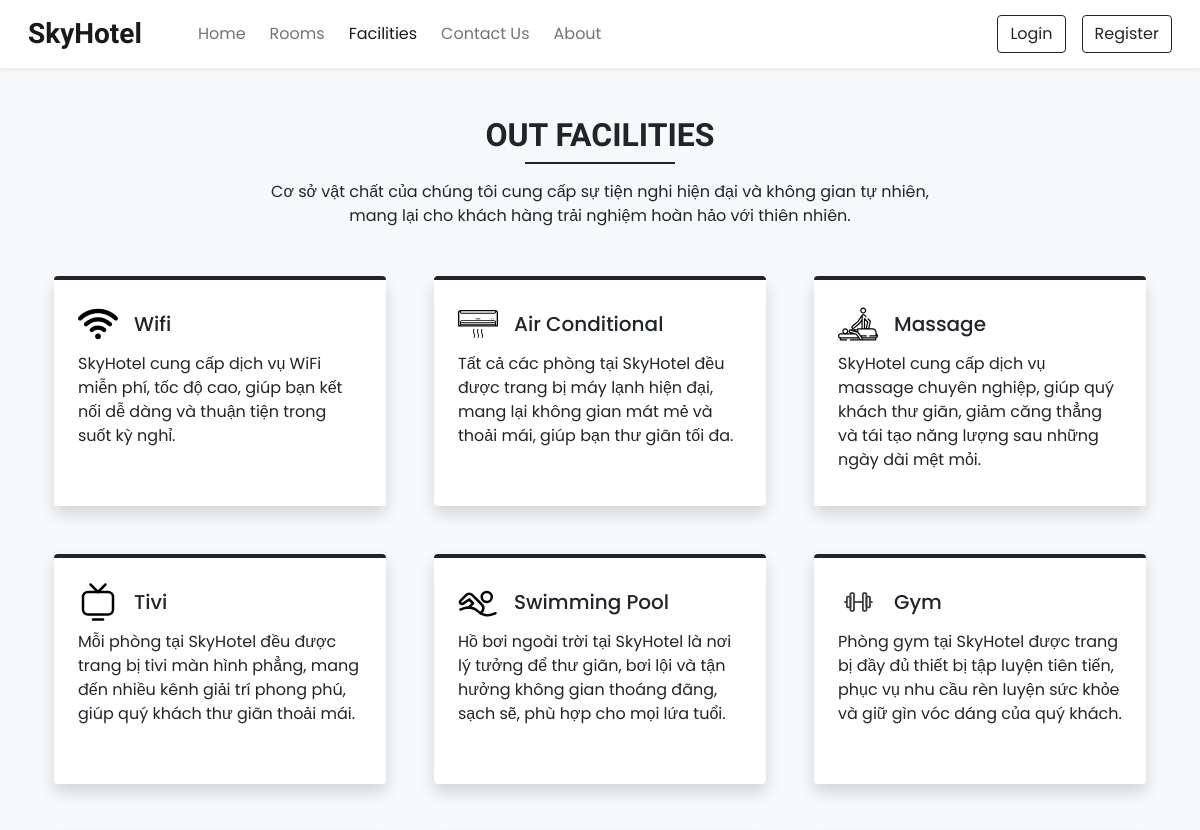
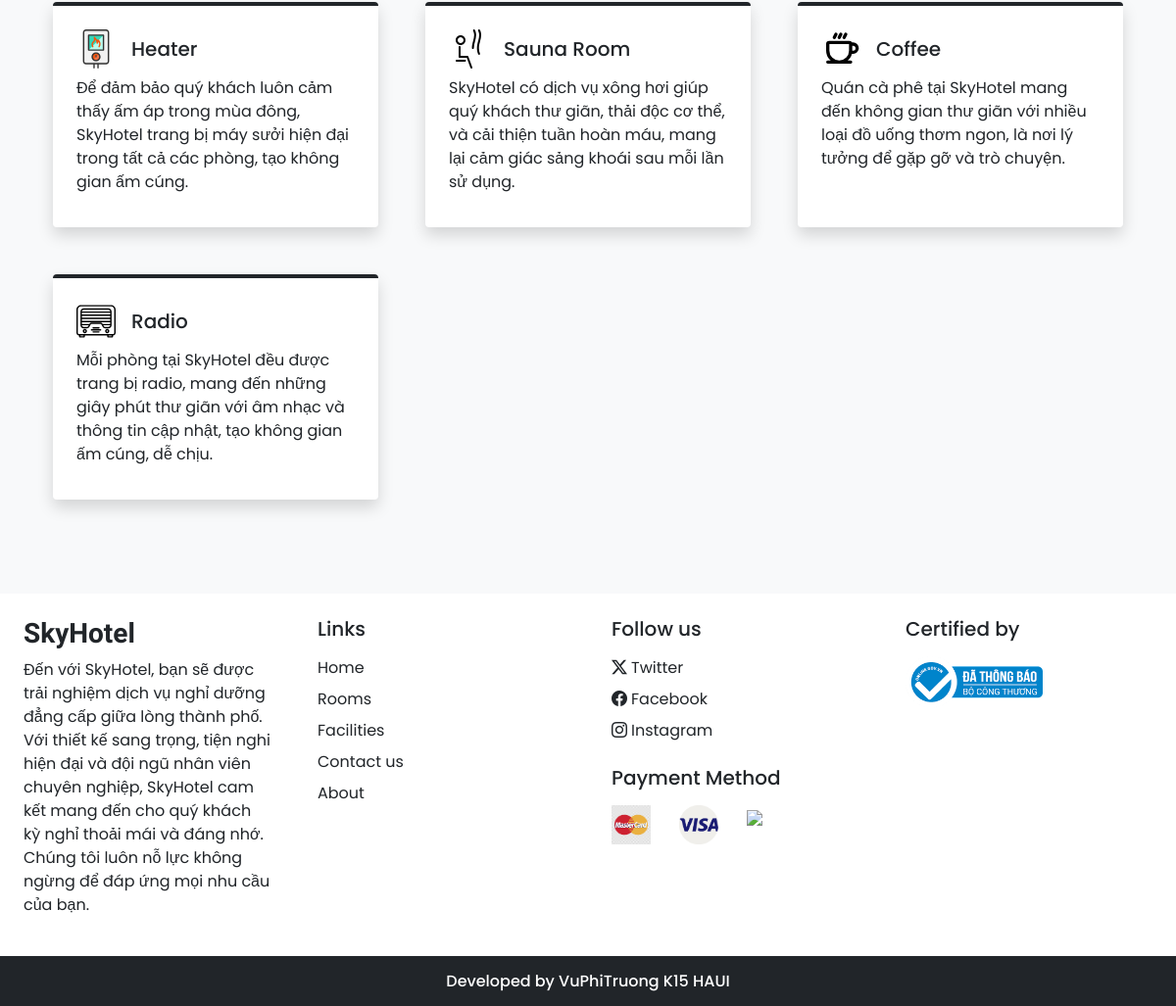
Screenshot of /facilities.php with the database file from the repository (2 pictures, top to bottom).
### tables this page shows
CREATE TABLE `settings` (
  `sr_no` int(11) NOT NULL,
  `site_title` varchar(500) NOT NULL,
  `site_about` varchar(500) NOT NULL,
  `shutdown` int(11) NOT NULL DEFAULT 0
);

CREATE TABLE `facilities` (
  `id` int(11) NOT NULL,
  `name` varchar(100) NOT NULL,
  `icon` varchar(100) NOT NULL,
  `description` varchar(500) NOT NULL
);

### admin/inc/db_config.php (called while the page is built, shortened)
<?php
  function selectAll($table)
  {
    $con = $GLOBALS['con'];
    $res = mysqli_query($con,"SELECT * FROM $table");
    return $res;
  }
  function select($sql, $values, $datatypes)
  {
    $con = $GLOBALS['con'];
    if($stmt = mysqli_prepare($con, $sql))
    {
      mysqli_stmt_bind_param($stmt, $datatypes,...$values);
      if(mysqli_stmt_execute($stmt))
      {
        $res = mysqli_stmt_get_result($stmt);
        return $res;
      }
      else
      {
        mysqli_stmt_close($stmt);
        die("Query cannot be executed - Select");
      }
    }
    else
    {
      die("Query cannot be executed - Select");
    }
  }
?>

### facilities.php (the view, shortened to what this page needs)
<!DOCTYPE html>
<html lang="en">
<head>
  <?php require('inc/links.php'); ?>
</head>
<body class="bg-light">
  <?php require('inc/header.php'); ?>
  <div class="my-5 px-4">
    <h2 class="fw-bold h-font text-center">OUT FACILITIES</h2>
    <div class="h-line bg-dark"></div>
    <p class="text-center mt-3">
    Cơ sở vật chất của chúng tôi cung cấp sự tiện nghi hiện đại và không gian tự nhiên,
    <br> mang lại cho khách hàng trải nghiệm hoàn hảo với thiên nhiên.
    </p>
  </div>
  <div class="container">
    <div class="row">
      <?php
        $res = selectAll('facilities');
        $path = FACILITIES_IMG_PATH;
        while($row = mysqli_fetch_assoc($res)){
          echo<<<data
            <div class="col-lg-4 col-md-6 mb-5 px-4">
              <div class="bg-white rounded shadow p-4 border-top border-4 border-dark pop" style="height: 230px;">
                <div class="d-flex align-items-center mb-2">
                  <img src="$path$row[icon]" width="40px">
                  <h5 class="m-0 ms-3">$row[name]</h5>
                </div>
                <p>$row[description]</p>
              </div>
            </div>
          data;
        }
      ?>
    </div>
  </div>
  <?php require('inc/footer.php'); ?>
</body>
</html>

### inc/header.php (shortened to what this page needs)
<div id="nav-bar" class="navbar navbar-expand-lg navbar-light bg-white px-lg-3 py-lg-2 shadow-sm sticky-top">
  <div class="container-fluid">
    <a class="navbar-brand me-5 fw-bold fs-3 h-font" href="index.php"><?php echo $settings_r['site_title'] ?></a>
    <div class="collapse navbar-collapse" id="navbarSupportedContent">
      <ul class="navbar-nav me-auto mb-2 mb-lg-0">
        <li class="nav-item">
          <a class="nav-link me-2" aria-current="page" href="index.php">Home</a>
        </li>
        <li class="nav-item">
          <a class="nav-link me-2" href="rooms.php">Rooms</a>
        </li>
        <li class="nav-item">
          <a class="nav-link me-2" href="facilities.php">Facilities</a>
        </li>
        <li class="nav-item">
          <a class="nav-link me-2" href="contact.php">Contact Us</a>
        </li>
        <li class="nav-item">
          <a class="nav-link me-2" href="about.php">About</a>
        </li>
      </ul>
      <div class="d-flex">
        <?php
        if (isset($_SESSION['login']) && $_SESSION['login'] == true) {
          $path = USERS_IMG_PATH;
          echo <<<data
              <div class="btn-group">
                <button type="button" class="btn dropdown-toggle" data-bs-toggle="dropdown" data-bs-display="static" aria-expanded="false">
                  <img src="$path$_SESSION[uPic]" style="width:50px; height:50px;" class="me-1 rounded-circle">
                </button>
                <ul class="dropdown-menu dropdown-menu-lg-end">
                  <li><a class="dropdown-item" href="profile.php">Profile</a></li>
                  <li><a class="dropdown-item" href="bookings.php">Bookings</a></li>
                  <li><a class="dropdown-item" href="logout.php">Logout</a></li>
                </ul>
              </div>
            data;
        } else {
          echo <<<data
            <button type="button" class="btn btn-outline-dark shadow-none me-lg-3 me-2" data-bs-toggle="modal" data-bs-target="#loginModal">
              Login
            </button>
            <button type="button" class="btn btn-outline-dark shadow-none" data-bs-toggle="modal" data-bs-target="#registerModal">
              Register
            </button>
          data;
        }
        ?>
      </div>
    </div>
  </div>
</div>

### inc/footer.php (shortened to what this page needs)
<div class="container-fluid bg-white mt-5">
  <div class="row">
    <div class="col-lg-3 p-4">
      <h3 class="h-font fw-bold fs-3"><?php echo $settings_r['site_title'] ?></h3>
      <p>
        <?php echo $settings_r['site_about'] ?>
      </p>
    </div>
    <div class="col-lg-3 p-4">
      <h5 class="mb-3">Links</h5>
      <a href="index.php" class="d-inline-block mb-2 text-dark text-decoration-none">Home</a><br>
      <a href="rooms.php" class="d-inline-block mb-2 text-dark text-decoration-none">Rooms</a><br>
      <a href="facilities.php" class="d-inline-block mb-2 text-dark text-decoration-none">Facilities</a><br>
      <a href="contact.php" class="d-inline-block mb-2 text-dark text-decoration-none">Contact us</a><br>
      <a href="about.php" class="d-inline-block mb-2 text-dark text-decoration-none">About</a>
    </div>
    <div class="col-lg-3 p-4">
      <h5 class="mb-3">Follow us</h5>
      <a href="<?php echo $contact_r['tw'] ?>" class="d-inline-block mb-2 text-dark text-decoration-none">
        <i class="bi bi-twitter-x me-1"></i>Twitter</a><br>
      <a href="<?php echo $contact_r['fb'] ?>" class="d-inline-block mb-2 text-dark text-decoration-none">
        <i class="bi bi-facebook me-1"></i>Facebook</a><br>
      <a href="<?php echo $contact_r['insta'] ?>" class="d-inline-block mb-4 text-dark text-decoration-none">
        <i class="bi bi-instagram me-1"></i>Instagram</a><br>
      <div class="row">
        <h5 class="mb-3">Payment Method</h5>
        <div class="col-md-3 mb-3">
          <img src="Images/Pay/mastercard.png" class="img-fluid" width="40px">
        </div>
        <div class="col-md-3 mb-3">
          <img src="Images/Pay/visa.png" class="img-fluid" width="40px">
        </div>
        <div class="col-md-3 mb-3">
          <img src="Images/Pay/tienmat.png" class="img-fluid" width="auto">
        </div>
      </div>
    </div>
    <div class="col-lg-3 p-4">
      <h5 class="mb-3">Certified by</h5>
      <img src="Images/certificate/certificate-1.png" width="140px"><br>
    </div>
  </div>
</div>
<h6 class="text-center bg-dark text-white p-3 m-0">Developed by VuPhiTruong K15 HAUI</h6>

### CSS/common.css (style rules this page uses)
:root { --teal: #2ec1ac; --teal_hover: #279e8c; }
.h-font { font-family: "Merienda", cursive; }
* { font-family: "Poppins", sans-serif; }
.h-line { width: 150px; margin: 0 auto; height: 1.7px; }

### rows the page displays
settings: site_title "SkyHotel", site_about "Đến với SkyHotel, bạn sẽ được trải nghiệm dịch vụ nghỉ dưỡng đẳng cấp giữa lòng thành phố. Với thiết kế sang trọng, tiện nghi hiện đại và đội ngũ nhân viên chuyên nghiệp, SkyHotel cam kết mang đến cho quý khách kỳ nghỉ thoải mái và đáng nhớ. Chúng tôi luôn nỗ lực không ngừng để đáp ứng mọi nhu cầu của bạn."
facilities: icon (picture), name "Wifi", description "SkyHotel cung cấp dịch vụ WiFi miễn phí, tốc độ cao, giúp bạn kết nối dễ dàng và thuận tiện trong suốt kỳ nghỉ."
facilities: icon (picture), name "Air Conditional", description "Tất cả các phòng tại SkyHotel đều được trang bị máy lạnh hiện đại, mang lại không gian mát mẻ và thoải mái, giúp bạn thư giãn tối đa."
facilities: icon (picture), name "Massage", description "SkyHotel cung cấp dịch vụ massage chuyên nghiệp, giúp quý khách thư giãn, giảm căng thẳng và tái tạo năng lượng sau những ngày dài mệt mỏi."
facilities: icon (picture), name "Tivi", description "Mỗi phòng tại SkyHotel đều được trang bị tivi màn hình phẳng, mang đến nhiều kênh giải trí phong phú, giúp quý khách thư giãn thoải mái."
facilities: icon (picture), name "Swimming Pool", description "Hồ bơi ngoài trời tại SkyHotel là nơi lý tưởng để thư giãn, bơi lội và tận hưởng không gian thoáng đãng, sạch sẽ, phù hợp cho mọi lứa tuổi."
facilities: icon (picture), name "Gym", description "Phòng gym tại SkyHotel được trang bị đầy đủ thiết bị tập luyện tiên tiến, phục vụ nhu cầu rèn luyện sức khỏe và giữ gìn vóc dáng của quý khách."
facilities: icon (picture), name "Heater", description "Để đảm bảo quý khách luôn cảm thấy ấm áp trong mùa đông, SkyHotel trang bị máy sưởi hiện đại trong tất cả các phòng, tạo không gian ấm cúng."
facilities: icon (picture), name "Sauna Room", description "SkyHotel có dịch vụ xông hơi giúp quý khách thư giãn, thải độc cơ thể, và cải thiện tuần hoàn máu, mang lại cảm giác sảng khoái sau mỗi lần sử dụng."
facilities: icon (picture), name "Coffee", description "Quán cà phê tại SkyHotel mang đến không gian thư giãn với nhiều loại đồ uống thơm ngon, là nơi lý tưởng để gặp gỡ và trò chuyện."
facilities: icon (picture), name "Radio", description "Mỗi phòng tại SkyHotel đều được trang bị radio, mang đến những giây phút thư giãn với âm nhạc và thông tin cập nhật, tạo không gian ấm cúng, dễ chịu."
